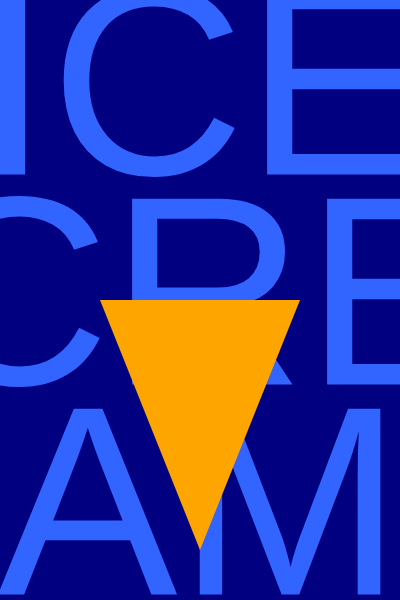
Frame 1 (no input)
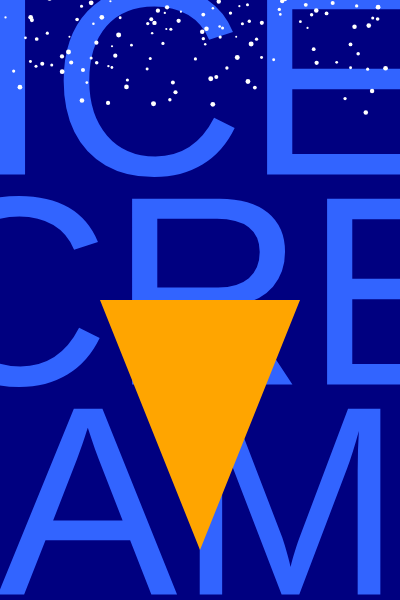
Frame 60 (no input)
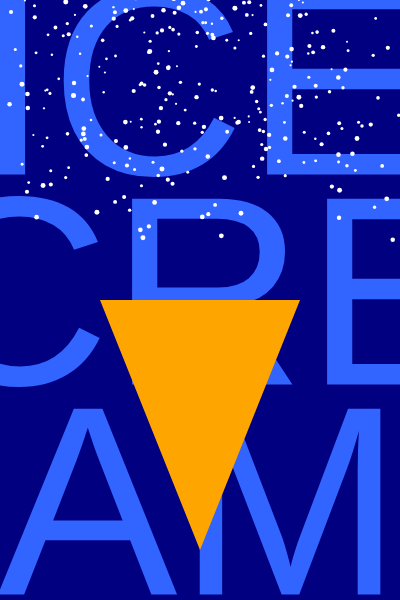
Frame 120 (the mouse pressed at the canvas centre since frame 60)

The p5.js sketch that drew these frames (run headless with seeded random() and noise() and a simulated clock; from frame 60 on, the mouse is pressed at the canvas centre):

// p5.js sketch
// ── sketch.js
let snowflakes = []; // array to hold snowflake objects

function setup() {
  createCanvas(400, 600);
  fill(240);
  
}

function draw() {
  background('navy');

  fill(50,100,255);
  textAlign(CENTER, CENTER)
  textSize(270);
  text("ICE", width/2,100);
  textSize(270);
  text("CRE", width/2,310);
  textSize(270);
  text("AM", width/2,520)
  
  fill(255);
  noStroke();
 
  let t = frameCount / 60; // update time

  // create a random number of snowflakes each frame
  for (let i = 0; i < random(5); i++) {
    snowflakes.push(new snowflake()); // append snowflake object
  }

  // loop through snowflakes with a for..of loop
  for (let flake of snowflakes) {
    flake.update(t); // update snowflake position
    flake.display(); // draw snowflake
  }

  //head
  
let h = 0;
if (frameCount>150){
h = h + (frameCount-150)/10;
    
  fill(255);

  arc(width/2, 300, 200, h, PI, TWO_PI);
}


  //cone
  fill('orange');
  triangle(width/2-100, 300, width/2+100, 300, width/2, 550)
}

// snowflake class
function snowflake() {
  // initialize coordinates
  this.posX = 0;
  this.posY = random(-50, 0);
  this.initialangle = random(0, 2 * PI);
  this.size = random(2, 5);

  // radius of snowflake spiral
  // chosen so the snowflakes are uniformly spread out in area
  this.radius = sqrt(random(pow(width / 2, 2)));

  this.update = function(time) {
    // x position follows a circle
    let w = 0.6; // angular speed
    let angle = w * time + this.initialangle;
    this.posX = width / 2 + this.radius * sin(angle);

    // different size snowflakes fall at slightly different y speeds
    this.posY += pow(this.size, 0.5);

    // delete snowflake if past end of screen
    if (this.posY > height) {
      let index = snowflakes.indexOf(this);
      snowflakes.splice(index, 1);
    }
  };

  this.display = function() {
    ellipse(this.posX, this.posY, this.size);
  };
}
